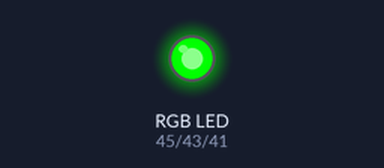
Simulated run of this sketch. Board: Arduino Mega 2560, built with avr-gcc and run on an emulated ATmega2560. On the bench: an RGB LED mixed from three pins (HIGH = lit). Dim RGB values are drawn brighter than linear.

Above: at 0.05 s.
At 1.05 s:
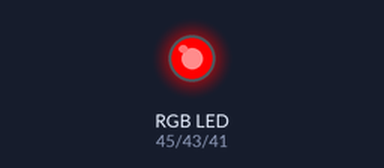
At 2.05 s:
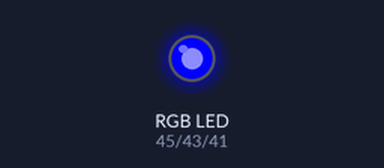
At 3.95 s:
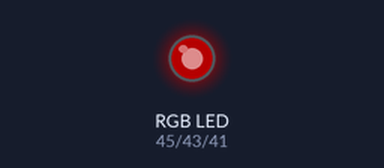
Timing chart, 0 to 5.2 s (numbered marks = the images above):
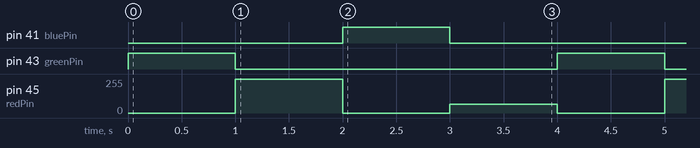

The sketch:

rgb_led.ino
```cpp
//
// file: rgb_led.ino
//
// Author: Ryan Morrison
//
// This file demonstrates manipulation of analog pin values to
// create various colors using an RGB LED.
//
// Devices: Common Cathode RGB LED
//          (3) 270 Ohm resistors
//
// Wiring diagram: https://www.dropbox.com/s/ya3ixe3pl3wljtp/rgb_led.pdf?dl=0
//

#define redPin      45
#define greenPin    43
#define bluePin     41

// if defines don't work use these
//int redPin = 11;
//int greenPin = 10;
//int bluePin = 9;

void setup() {

    pinMode(redPin, OUTPUT);
    pinMode(greenPin, OUTPUT);
    pinMode(bluePin, OUTPUT);
}

void loop() {

    // this just cycles through each color we need
    // insert these at appropriate sections in code
    setColor(0x00, 0xff, 0x00);  // green: standby/on
    delay(1000);
    setColor(0xff, 0x00, 0x00);  // red: collision detected
    delay(1000);
    setColor(0x00, 0x00, 0xff);  // blue: sending
    delay(1000);
    setColor(0x40, 0x00, 0x20);  // magenta: receiving
    delay(1000);
}

/********* changes pins to arg values *********/
void setColor(int red, int green, int blue) {
    analogWrite(redPin, red);
    analogWrite(greenPin, green);
    analogWrite(bluePin, blue);
}
```

Measured:
- by itself, pin 41 (bluePin), pin 43 (greenPin): alternates HIGH for 1.0 s and LOW for 3.0 s
- by itself, pin 45 (redPin): repeats every 4.0 s: 0/255 1.0 s, 64/255 1.0 s, 0/255 1.0 s, 255/255 1.0 s
